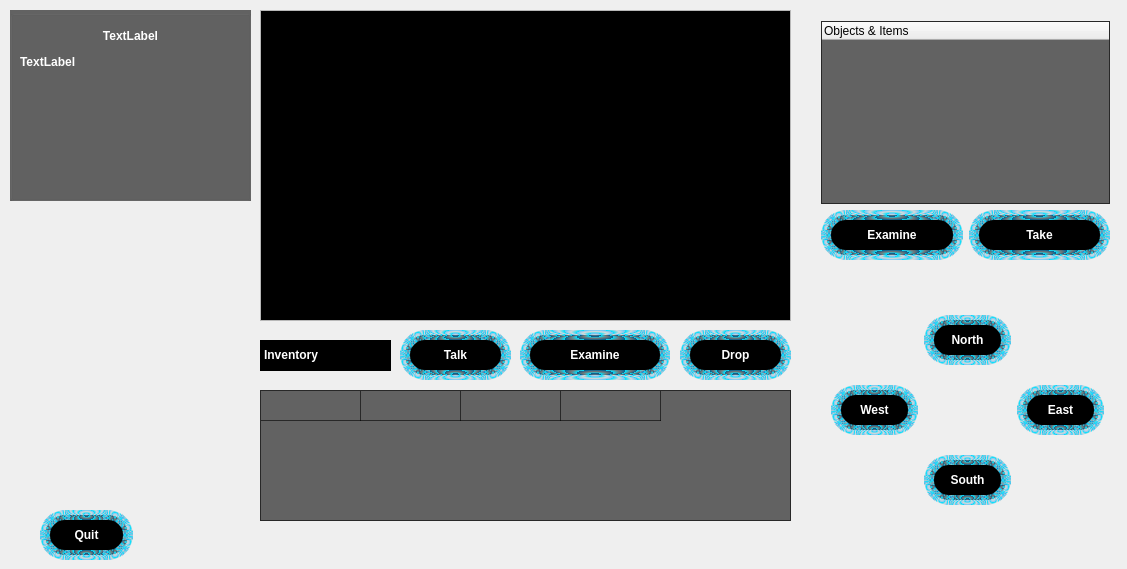
<?xml version="1.0" encoding="UTF-8"?>
<ui version="4.0">
 <class>GameWindow</class>
 <widget class="QWidget" name="GameWindow">
  <property name="geometry">
   <rect>
    <x>0</x>
    <y>0</y>
    <width>1127</width>
    <height>569</height>
   </rect>
  </property>
  <property name="sizePolicy">
   <sizepolicy hsizetype="Expanding" vsizetype="Expanding">
    <horstretch>0</horstretch>
    <verstretch>0</verstretch>
   </sizepolicy>
  </property>
  <property name="windowTitle">
   <string>GameWindow</string>
  </property>
  <property name="styleSheet">
   <string notr="true">#centralFrame {
  border-image: url(&quot;:/images/animus&quot;) 0 0 0 0 stretch stretch;
}

.QPushButton {
  /* background-color: qlineargradient(spread:pad, x1:1, y1:1, x2:1, y2:0, stop:0.373134 rgba(0, 223, 255, 255), stop:1 rgba(255, 255, 255, 255)); */
background-color: black;
  color: white;
  border: 10px solid qradialgradient(spread:repeat, cx:0.5, cy:0.5, radius:0.077, fx:0.5, fy:0.5, stop:0 rgba(0, 223, 255, 255), stop:0.497326 rgba(200, 200, 200, 147), stop:1 rgba(0, 169, 255, 147));
  font-weight: bold;
  border-radius: 25px;
  min-height: 10px;
  height: 30px;
}

.QPushButton:hover {
  background-color: qlineargradient(spread:pad, x1:1, y1:1, x2:1, y2:0, stop:0.373134 rgba(0, 223, 255, 255), stop:1 rgba(255, 255, 255, 255));
  color: black;
}

#LocationDetails {
  background-color: white;
}

#ObjectList, #Inventory {
  background-color: rgba(0, 0, 0, 150);
  color: white;
  font-weight: bold;
}

#LocationDetails {
  background-color: rgba(0, 0, 0, 150);
}

#LocationTitle, #LocationDescription {
  color: white;
  font-weight: bold;
}

#InventoryTitle {
  background-color: rgb(0, 0, 0);
  color: rgb(255, 255, 255);
  font-weight: bold;
  padding: 1px;
}

#contentList {
  background: #000000;
  color: #ffffff;
}</string>
  </property>
  <widget class="QFrame" name="centralFrame">
   <property name="geometry">
    <rect>
     <x>0</x>
     <y>0</y>
     <width>1131</width>
     <height>570</height>
    </rect>
   </property>
   <widget class="QWidget" name="gridLayoutWidget">
    <property name="geometry">
     <rect>
      <x>820</x>
      <y>290</y>
      <width>295</width>
      <height>241</height>
     </rect>
    </property>
    <layout class="QGridLayout" name="Directions">
     <item row="2" column="3">
      <widget class="QPushButton" name="East">
       <property name="cursor">
        <cursorShape>PointingHandCursor</cursorShape>
       </property>
       <property name="text">
        <string>East</string>
       </property>
      </widget>
     </item>
     <item row="3" column="2">
      <widget class="QPushButton" name="South">
       <property name="cursor">
        <cursorShape>PointingHandCursor</cursorShape>
       </property>
       <property name="text">
        <string>South</string>
       </property>
      </widget>
     </item>
     <item row="2" column="1">
      <widget class="QPushButton" name="West">
       <property name="sizeIncrement">
        <size>
         <width>1</width>
         <height>1</height>
        </size>
       </property>
       <property name="cursor">
        <cursorShape>PointingHandCursor</cursorShape>
       </property>
       <property name="text">
        <string>West</string>
       </property>
      </widget>
     </item>
     <item row="1" column="2">
      <widget class="QPushButton" name="North">
       <property name="cursor">
        <cursorShape>PointingHandCursor</cursorShape>
       </property>
       <property name="text">
        <string>North</string>
       </property>
      </widget>
     </item>
    </layout>
   </widget>
   <widget class="QScrollArea" name="console">
    <property name="geometry">
     <rect>
      <x>260</x>
      <y>10</y>
      <width>531</width>
      <height>311</height>
     </rect>
    </property>
    <property name="styleSheet">
     <string notr="true"/>
    </property>
    <property name="widgetResizable">
     <bool>true</bool>
    </property>
    <widget class="QWidget" name="consoleContents">
     <property name="geometry">
      <rect>
       <x>0</x>
       <y>0</y>
       <width>529</width>
       <height>309</height>
      </rect>
     </property>
     <widget class="QListWidget" name="contentList">
      <property name="geometry">
       <rect>
        <x>0</x>
        <y>0</y>
        <width>531</width>
        <height>311</height>
       </rect>
      </property>
      <property name="focusPolicy">
       <enum>Qt::NoFocus</enum>
      </property>
      <property name="autoFillBackground">
       <bool>false</bool>
      </property>
      <property name="showDropIndicator" stdset="0">
       <bool>true</bool>
      </property>
      <property name="selectionMode">
       <enum>QAbstractItemView::NoSelection</enum>
      </property>
      <property name="wordWrap">
       <bool>true</bool>
      </property>
      <property name="selectionRectVisible">
       <bool>false</bool>
      </property>
     </widget>
    </widget>
   </widget>
   <widget class="QLabel" name="InventoryTitle">
    <property name="geometry">
     <rect>
      <x>260</x>
      <y>340</y>
      <width>131</width>
      <height>31</height>
     </rect>
    </property>
    <property name="styleSheet">
     <string notr="true"/>
    </property>
    <property name="text">
     <string>&lt;html&gt;&lt;head/&gt;&lt;body&gt;&lt;p&gt;Inventory&lt;/p&gt;&lt;/body&gt;&lt;/html&gt;</string>
    </property>
   </widget>
   <widget class="QTableWidget" name="Inventory">
    <property name="geometry">
     <rect>
      <x>260</x>
      <y>390</y>
      <width>531</width>
      <height>131</height>
     </rect>
    </property>
    <attribute name="horizontalHeaderVisible">
     <bool>false</bool>
    </attribute>
    <attribute name="verticalHeaderVisible">
     <bool>false</bool>
    </attribute>
    <row>
     <property name="text">
      <string>rows_1</string>
     </property>
    </row>
    <column>
     <property name="text">
      <string>items_1</string>
     </property>
    </column>
    <column>
     <property name="text">
      <string>items_2</string>
     </property>
    </column>
    <column>
     <property name="text">
      <string>items_3</string>
     </property>
    </column>
    <column>
     <property name="text">
      <string>items_4</string>
     </property>
    </column>
    <item row="0" column="0">
     <property name="text">
      <string/>
     </property>
    </item>
   </widget>
   <widget class="QGroupBox" name="LocationDetails">
    <property name="geometry">
     <rect>
      <x>10</x>
      <y>10</y>
      <width>241</width>
      <height>191</height>
     </rect>
    </property>
    <property name="title">
     <string/>
    </property>
    <widget class="QLabel" name="LocationTitle">
     <property name="geometry">
      <rect>
       <x>10</x>
       <y>10</y>
       <width>221</width>
       <height>31</height>
      </rect>
     </property>
     <property name="text">
      <string>TextLabel</string>
     </property>
     <property name="alignment">
      <set>Qt::AlignCenter</set>
     </property>
     <property name="wordWrap">
      <bool>true</bool>
     </property>
    </widget>
    <widget class="QLabel" name="LocationDescription">
     <property name="geometry">
      <rect>
       <x>10</x>
       <y>45</y>
       <width>221</width>
       <height>131</height>
      </rect>
     </property>
     <property name="text">
      <string>TextLabel</string>
     </property>
     <property name="alignment">
      <set>Qt::AlignJustify|Qt::AlignTop</set>
     </property>
     <property name="wordWrap">
      <bool>true</bool>
     </property>
    </widget>
   </widget>
   <widget class="QWidget" name="gridLayoutWidget_2">
    <property name="geometry">
     <rect>
      <x>810</x>
      <y>10</y>
      <width>311</width>
      <height>261</height>
     </rect>
    </property>
    <layout class="QGridLayout" name="ObjectLayout">
     <item row="1" column="0">
      <layout class="QGridLayout" name="ObjectButtonLayout">
       <item row="0" column="2">
        <widget class="QPushButton" name="Take">
         <property name="text">
          <string>Take</string>
         </property>
        </widget>
       </item>
       <item row="0" column="1">
        <widget class="QPushButton" name="Examine">
         <property name="text">
          <string>Examine</string>
         </property>
        </widget>
       </item>
      </layout>
     </item>
     <item row="0" column="0">
      <widget class="QTreeWidget" name="ObjectList">
       <column>
        <property name="text">
         <string>Objects &amp; Items</string>
        </property>
       </column>
      </widget>
     </item>
    </layout>
   </widget>
   <widget class="QPushButton" name="Drop">
    <property name="geometry">
     <rect>
      <x>680</x>
      <y>330</y>
      <width>111</width>
      <height>50</height>
     </rect>
    </property>
    <property name="text">
     <string>Drop</string>
    </property>
   </widget>
   <widget class="QPushButton" name="Talk">
    <property name="geometry">
     <rect>
      <x>400</x>
      <y>330</y>
      <width>111</width>
      <height>50</height>
     </rect>
    </property>
    <property name="text">
     <string>Talk</string>
    </property>
   </widget>
   <widget class="QPushButton" name="Quit">
    <property name="geometry">
     <rect>
      <x>40</x>
      <y>510</y>
      <width>93</width>
      <height>50</height>
     </rect>
    </property>
    <property name="text">
     <string>Quit</string>
    </property>
   </widget>
   <widget class="QPushButton" name="InventoryExamine">
    <property name="geometry">
     <rect>
      <x>520</x>
      <y>330</y>
      <width>150</width>
      <height>50</height>
     </rect>
    </property>
    <property name="text">
     <string>Examine</string>
    </property>
   </widget>
  </widget>
 </widget>
 <layoutdefault spacing="6" margin="11"/>
 <resources/>
 <connections/>
</ui>
